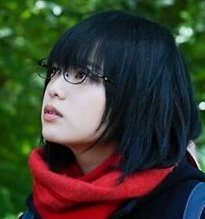
#> input picture source/CSC418 Computer Graphics/assets/yurina.jpg, 205 x 219 px
$ jupyter execute 'Raster Image.ipynb'
#> lines starting #> are read from the running program, lines starting #| are printed output that depends on the picture; after the words box and inside, x2 and y2 are one past the last pixel; in counts of white or black regions, pixels touching at a corner belong together
[cell 1]
import numpy as np
import matplotlib.pyplot as plt
import seaborn as sns
import cv2

# Image
Consider image as function
$$I(x, y): R\subset \mathbb R^2 \rightarrow V$$
where $R$ is the area (in most cases rectangle area) and $V$ is the set of possible pixel values.
For example, for a grayscale image, $V= \mathbb R^+$, a.k.a. the brightness.
For a idealized color image, with RGB values at each pixel, then $V=(\mathbb R^3)^+$

A raster iamge is then the sample of the continuous image. Each pixel is a sample and the rectangular domain of a $W\times H$ image is
$$R = [-0.5, W-0.5]\times [-0.5, H-0.5]$$

[cell 2]
img = np.random.rand(3, 4)
plt.imshow(img, cmap="Reds")
plt.axhline(0)
plt.axvline(0);

# Pixels and subpixels
The raw color measurements made by modern digital cameras are typically stored with a single color channel per pixel. This information is stored as a seemingly 1-channel image, but with an understood convention for interpreting each pixel as the red, green or blue intensity value given some pattern. The most common is the Bayer pattern. In this assignment, we'll assume the top left pixel is green, its right neighbor is blue and neighbor below is red, and its kitty-corner neighbor is also green.

To demosaic an image, we would like to create a full rgb image without downsampling the image resolution. So for each pixel, we'll use the exact color sample when it's available and average available neighbors (in all 8 directions) to fill in missing colors. This simple linear interpolation-based method has some blurring artifacts and can be improved with more complex methods.

[cell 3]
bayer_filter = np.zeros((10, 20, 3))
bayer_filter[::2, ::2, 1] = 1
bayer_filter[1::2, 1::2, 1] = 1
bayer_filter[::2, 1::2, 0] = 1
bayer_filter[1::2, ::2, 2] = 1
plt.imshow(bayer_filter)
plt.title("Bayer Filter");

[cell 4]
def simulate_bayer_filter(image):
    output = np.empty(image.shape[:2])
    output[::2, ::2] = image[::2, ::2, 1]
    output[1::2, 1::2] = image[1::2, 1::2, 1]
    output[::2, 1::2] = image[::2, 1::2, 0]
    output[1::2, ::2] = image[1::2, ::2, 2]
    return output

[cell 5]
def demosaic(image):

    corner_kernel = np.array([[.25, 0, .25],
                              [0,   0, 0],
                              [.25, 0, .25]])
    cross_kernel = np.array([[0.,  .25, 0. ],
                             [.25, 0.,  .25],
                             [0.,  .25, 0. ]])
    h_kernel = np.array([[.5, 0., .5]])
    v_kernel = h_kernel.T

    output = np.empty(list(image.shape) + [3])
    # fill in the R value
    # if bayer pixel is red, take self
    output[::2, 1::2, 0] = image[::2, 1::2]
    # if bayer pixel is green,
    output[::2, ::2, 0] = cv2.filter2D(image, -1, h_kernel)[::2, ::2]
    output[1::2, 1::2, 0] = cv2.filter2D(image, -1, v_kernel)[1::2, 1::2]
    # if bayer pixel is blue, take corners
    output[1::2, ::2, 0] = cv2.filter2D(image, -1, corner_kernel)[1::2, ::2]

    # fill in the G value
    # if bayer pixel is red or blue, take the cross
    output[::2, 1::2, 1] = cv2.filter2D(image, -1, cross_kernel)[::2, 1::2]
    output[1::2, ::2, 1] = cv2.filter2D(image, -1, cross_kernel)[1::2, ::2]
    # if bayer pixel is green, take self
    output[::2, ::2, 1] = image[::2, ::2]
    output[1::2, 1::2, 1] = image[1::2, 1::2]

    # fill in the blue value
    # if bayer pixel is red, take corners
    kernel = np.array([[.25, 0, .25],
                       [0,   0, 0],
                       [.25, 0, .25]])
    output[::2, 1::2, 2] = cv2.filter2D(image, -1, corner_kernel)[::2, 1::2]
    # if bayer pixel is green. take top and botton neightbors
    output[::2, ::2, 2] = cv2.filter2D(image, -1, v_kernel)[::2, ::2]
    output[1::2, 1::2, 2] = cv2.filter2D(image, -1, h_kernel)[1::2, 1::2]
    # if bayer pixel is blue, take self
    output[1::2, ::2, 2] = image[1::2, ::2]
    return output.astype(np.uint8)

[cell 6]
image = plt.imread("./assets/yurina.jpg")
#> image is the input picture: shape (219, 205, 3); mean R, G, B 59.4, 61.5, 48.8
bayered = simulate_bayer_filter(image)
demosed = demosaic(bayered)
#> in demosaic, `output[::2, 1::2, 0] = image[::2, 1::2]`: output: shape (219, 205, 3) float64; 23.52% of the values are NaN or infinite; the others: min -1.74e+308, max 6.7e+307, mean -inf
#> in demosaic, `output[::2, 1::2, 1] = cv2.filter2D(image, -1, cross_kernel)[::2, 1::2]`: output: shape (219, 205, 3) float64; 14.98% of the values are NaN or infinite; the others: min -1.74e+308, max 3.24e+306, mean -inf
#> in demosaic, `output[::2, ::2, 1] = image[::2, ::2]`: output: shape (219, 205, 3) float64; 10.71% of the values are NaN or infinite; the others: min -1.57e+308, max 3.24e+306, mean -inf
#> in demosaic, `output[1::2, 1::2, 1] = image[1::2, 1::2]`: output: shape (219, 205, 3) float64; 8.55% of the values are NaN or infinite; the others: min -1.57e+308, max 1.38e+306, mean -inf
#> in demosaic, `output[::2, 1::2, 2] = cv2.filter2D(image, -1, corner_kernel)[::2, 1::2]`: output: shape (219, 205, 3) float64; 6.45% of the values are NaN or infinite; the others: min -1.51e+308, max 1.38e+306, mean -inf
#> in demosaic, `output[::2, ::2, 2] = cv2.filter2D(image, -1, v_kernel)[::2, ::2]`: output: shape (219, 205, 3) float64; 4.33% of the values are NaN or infinite; the others: min -1.23e+308, max 6.86e+304, mean -inf

plt.figure(figsize=(18, 6))
plt.subplot(131); plt.imshow(image); plt.title("Original")
plt.subplot(132); plt.imshow(bayered, cmap="gray"); plt.title("Simulated Bayer Filter")
plt.subplot(133); plt.imshow(demosed); plt.title("Demosed Image");

# Conversion between RGB and HSV

HSV stands for hue, saturation, and value. Is another way of representing an image. Which is to have a more closely align with the way human vision perceives color-making attributes. $H\in [0, 360]$ is a periodic measurement and $S\in [0, 1], V\in[0, 1]$

## RGB to HSV
Given RGB values in $[0, 1]^3$,
First calculate the chroma range,
$$C_\min = \min(R, G,B), C_\max = \max(R, G, B), \Delta = C_\max - C_\min$$

__Value__
$$V = C_\max$$
$V$ is the max of lightness among the RGB channels

__Hue__
$$H = \begin{cases}
0 &\Delta = 0\\
60 (\frac{G-B}\Delta) & C_\max = R\\
60(\frac{B-R}{\Delta} + 2) &C_\max = G\\
60(\frac{R-G}{\Delta} + 4) &C_\max = B
\end{cases}$$

Note that when $C_\min = C_\max\Leftrightarrow \Delta = 0$, this means the color is black/white.

__Saturation__
$$S = \begin{cases}
0 &\Delta = 0\\
\Delta / C_\max &C_\max \neq 0
\end{cases}$$

## HSV to RGB
Given $H\in [0, 360), S, V \in [0,1]$ (Note that since $H$ is periodic, if $H\in \mathbb R$, just take mod of 360)

\begin{align*}
C &= V\cdot S\\
X &= C(1-|(\frac{H}{60}\mod 2) - 1|)\\
m &= V - C\\
RGB_{raw} &= \begin{cases}
(C, X, 0) &H\in [0, 60)\\
(X, C, 0) &H\in [60, 120)\\
(0, C, X) &H\in [120, 180)\\
(0, X, C) &H\in [180, 240)\\
(X, 0, C) &H\in [240, 300)\\
(C, 0, X) &H\in [300, 360)\\
\end{cases}\\
RGB &= 255(RGB_{raw} + m)
\end{align*}

[cell 7]
def rgb2hsv(image):
    output = np.zeros(image.shape)
    if image.dtype == np.uint8:
        image = image.astype(float) / 255
    r, g, b = image[:, :, 0], image[:, :, 1], image[:, :, 2]
    c_max = np.max(image, axis=2)
    c_min = np.min(image, axis=2)
    delta = c_max - c_min
    r_indice = np.logical_and(c_max == r, delta > 0)
    output[r_indice, 0] = 60 * ((g[r_indice] - b[r_indice]) / delta[r_indice])

    g_indice = np.logical_and(c_max == g, delta > 0)
    output[g_indice, 0] = 60 * ((b[g_indice] - r[g_indice]) / delta[g_indice] + 2)

    b_indice = np.logical_and(c_max == b, delta > 0)
    output[b_indice, 0] = 60 * ((r[b_indice] - g[b_indice]) / delta[b_indice] + 4)

    output[:, :, 0] = np.mod(output[:, :, 0], 360)

    output[c_max > 0, 1] = delta[c_max > 0] / c_max[c_max > 0]
    output[:, :, 2] = c_max
    return output

[cell 8]
def hsv2rgb(image):
    h, s, v = image[:, :, 0], image[:, :, 1], image[:, :, 2]
    c = v * s
    x = c * (1 - np.abs(np.mod(h/60, 2) - 1))
    m = v - c

    rgb = np.zeros(image.shape)

    cond = np.logical_and(h >= 0, h < 60)
    rgb[cond, 0] = c[cond]
    rgb[cond, 1] = x[cond]

    cond = np.logical_and(h >= 60, h < 120)
    rgb[cond, 0] = x[cond]
    rgb[cond, 1] = c[cond]

    cond = np.logical_and(h >= 120, h < 180)
    rgb[cond, 1] = c[cond]
    rgb[cond, 2] = x[cond]

    cond = np.logical_and(h >= 180, h < 240)
    rgb[cond, 1] = x[cond]
    rgb[cond, 2] = c[cond]

    cond = np.logical_and(h >= 240, h < 300)
    rgb[cond, 0] = x[cond]
    rgb[cond, 2] = c[cond]

    cond = np.logical_and(h >= 300, h <= 360)
    rgb[cond, 0] = c[cond]
    rgb[cond, 2] = x[cond]

    return np.round(255 * (rgb + m[:, :, np.newaxis])).astype(np.uint8)

[cell 9]
image = plt.imread("./assets/yurina.jpg")
hsv_image = rgb2hsv(image)
#> in rgb2hsv, `c_max = np.max(image, axis=2)`:
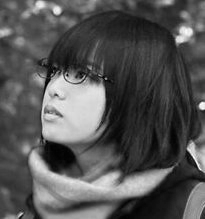
#> c_max: shape (219, 205) float64; min 0.00392, max 1, mean 0.33
#> in rgb2hsv, `r_indice = np.logical_and(c_max == r, delta > 0)`:
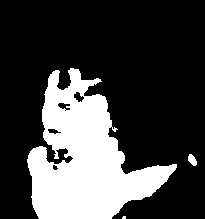
#> r_indice: shape (219, 205) bool; 26% white; 3 white regions (1 under 20 px), largest, box (x1, y1, x2, y2) and area: (27, 68, 177, 219) 11590, (188, 154, 197, 166) 72
#> in rgb2hsv, `g_indice = np.logical_and(c_max == g, delta > 0)`: g_indice: shape (219, 205) bool; 35.4% white; 36 white regions (26 under 20 px), largest, box (x1, y1, x2, y2) and area: (0, 0, 205, 219) 15308, (54, 148, 68, 160) 99, (114, 96, 124, 112) 87
#> in rgb2hsv, `b_indice = np.logical_and(c_max == b, delta > 0)`: b_indice: shape (219, 205) bool; 39.2% white; 12 white regions (5 under 20 px), largest, box (x1, y1, x2, y2) and area: (51, 12, 205, 219) 17032, (21, 197, 39, 219) 173, (46, 145, 63, 166) 136
#> in rgb2hsv, `output[:, :, 0] = np.mod(output[:, :, 0], 360)`:
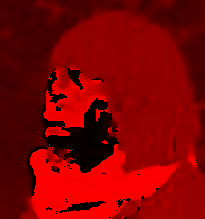
#> output: shape (219, 205, 3) float64; mean of channels 0, 1, 2 183.5, 0, 0; drawn with min black and max white
fig, axs = plt.subplots(1, 3, figsize=(14.4, 4))
sns.heatmap(hsv_image[:, :, 0], ax=axs[0], cmap="gray")
axs[0].set_title("hue")
sns.heatmap(hsv_image[:, :, 1], ax=axs[1], cmap="gray")
axs[1].set_title("saturation")
sns.heatmap(hsv_image[:, :, 2], ax=axs[2], cmap="gray")
axs[2].set_title("value");
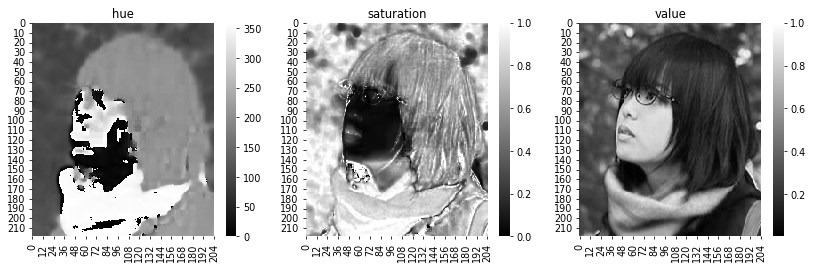
#> figure drawn by matplotlib, 6 panels

With HSV images, we can easily tune the lightness, hue, and saturation

[cell 10]
def hue_shift(image, shift):
    output = image.copy()
    output[:, :, 0] = np.mod(output[:, :, 0] + shift, 360)
    return output

def saturate_change(image, factor):
    output = image.copy()
    output[:, :, 1] = np.clip(output[:, :, 1] * (1 + factor), 0, 1)
    return output

def lightness_change(image, factor):
    output = image.copy()
    output[:, :, 2] = np.clip(output[:, :, 2] * (1 + factor), 0, 1)
    return output

[cell 11]
plt.figure(figsize=(15, 15))

plt.subplot(331); plt.title("Hue shift by -30")
plt.imshow(hsv2rgb(hue_shift(hsv_image, -30)));
#> in hue_shift, `output[:, :, 0] = np.mod(output[:, :, 0] + shift, 360)`:
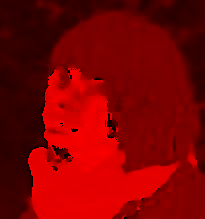
#> output: shape (219, 205, 3) float64; mean of channels 0, 1, 2 181.3, 0.6, 0.3; drawn with min black and max white
#> in hsv2rgb, `h, s, v = image[:, :, 0], image[:, :, 1], image[:, :, 2]`:
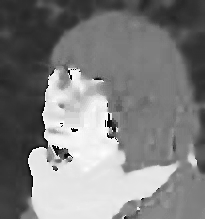
#> h: shape (219, 205) float64; min 0, max 360, mean 181.3; drawn with min black and max white
#> in hsv2rgb, `h, s, v = image[:, :, 0], image[:, :, 1], image[:, :, 2]`:
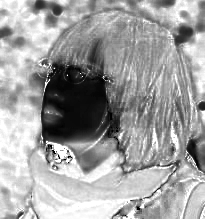
#> s: shape (219, 205) float64; min 0, max 1, mean 0.628
#> in hsv2rgb, `x = c * (1 - np.abs(np.mod(h/60, 2) - 1))`:
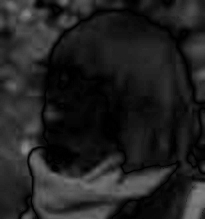
#> x: shape (219, 205) float64; min 0, max 0.545, mean 0.132
#> in hsv2rgb, `cond = np.logical_and(h >= 0, h < 60)`: cond: shape (219, 205) bool; 1.6% white in thin lines or dots
#> in hsv2rgb, `rgb[cond, 1] = x[cond]`:
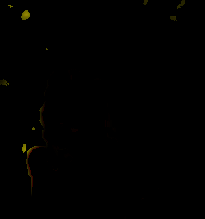
#> rgb: shape (219, 205, 3) float64; mean of channels 0, 1, 2 0.00248, 0.00199, 0; drawn as R, G, B
#> in hsv2rgb, `cond = np.logical_and(h >= 60, h < 120)`:
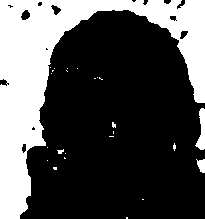
#> cond: shape (219, 205) bool; 31.1% white; 25 white regions (21 under 20 px), largest, box (x1, y1, x2, y2) and area: (0, 0, 205, 219) 13552, (195, 108, 205, 150) 234, (196, 159, 205, 173) 86, (57, 149, 64, 154) 22
plt.subplot(332); plt.title("original")
plt.imshow(image);
plt.subplot(333); plt.title("Hue shift by 30")
plt.imshow(hsv2rgb(hue_shift(hsv_image, 30)));

plt.subplot(334); plt.title("Desaturate by 50%")
plt.imshow(hsv2rgb(saturate_change(hsv_image, -.5)));
plt.subplot(335); plt.title("original")
plt.imshow(image);
plt.subplot(336); plt.title("Saturate by 50%")
plt.imshow(hsv2rgb(saturate_change(hsv_image, .5)));

plt.subplot(337); plt.title("Darken by 50%")
plt.imshow(hsv2rgb(lightness_change(hsv_image, -.5)));
plt.subplot(338); plt.title("original")
plt.imshow(image);
plt.subplot(339); plt.title("Lighten by 50%")
plt.imshow(hsv2rgb(lightness_change(hsv_image, .5)));
